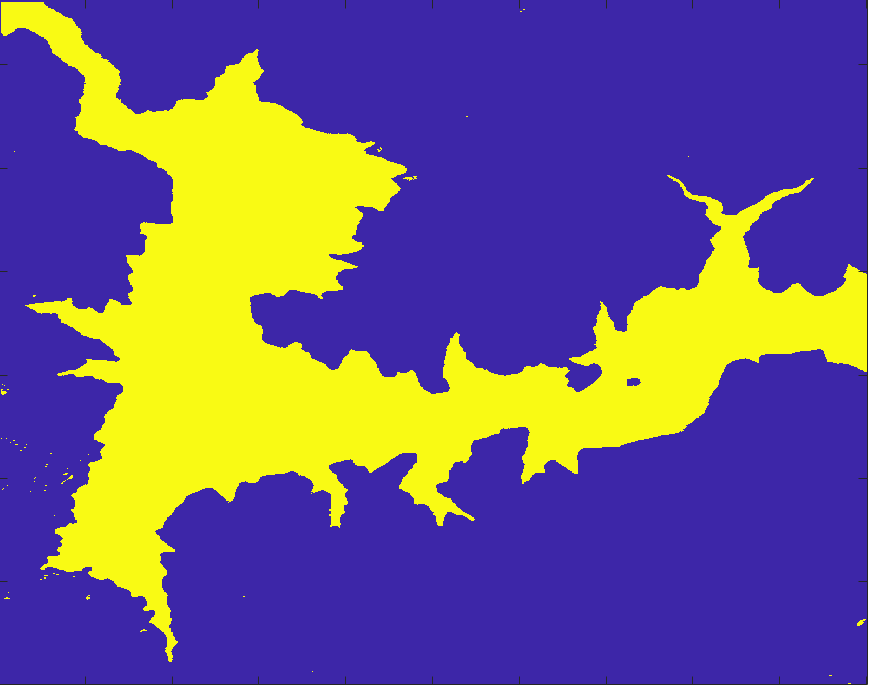
%> input picture toolbox_fast_marching/data/atazar_open.png, 869 x 685 px
$ octave test_fast_marching_2d_original.m   (GNU Octave 9; MATLAB toolbox functions it lacks are replaced by stand-ins)
%> lines starting %> are read from the running program, lines starting %| are printed output that depends on the picture
### toolbox_fast_marching/FMdist.m
function D= FMdist(W);
W = rescale( double(W) );
[row,col]=find(W<0.5);
start_points=[row,col]';
options.nb_iter_max = Inf;
options.Tmax = sum(size(W));
%disp('Performing front propagation.');
[D,S] = perform_fast_marching_2d(W, start_points, options);
D = rescale( double(D) );

### toolbox_fast_marching/perform_fast_marching_2d.m
function [D,S] = perform_fast_marching_2d(W, start_points, options, H)

% perform_fast_marching_2d - launch the Fast Marching algorithm.
%
%   [D,S] = perform_fast_marching_2d(W, start_points, options, H)
%
%   'W' is the weight matrix (the highest, the slowest the front will move).
%   'start_points' is a 2 x k array, start_points(:,i) is the ith starting point .
%
%   Optional:
%   - You can provide special conditions for stop in options :
%       'options.end_points' : stop when these points are reached
%       'options.nb_iter_max' : stop when a given number of iterations is
%          reached.
%   - You can provide an heuristic (typically that try to guess the distance
%       that remains from a given node to a given target).
%       This is an array of same size as W.
%
%   Copyright (c) 2004 Gabriel Peyr�


if nargin<3
    options.null = 0;
end

if isfield(options,'end_points')
    end_points = options.end_points;
else
    end_points = [];
end

if isfield(options,'verbose')
    verbose = options.verbose;
else
    verbose = 1;
end

if isfield(options,'nb_iter_max')
    nb_iter_max = options.nb_iter_max;
else
    nb_iter_max = Inf;
end

nb_iter_max = min(nb_iter_max, 1.2*max(size(W))^2);


% use fast C-coded version if possible
if exist('perform_front_propagation_2d')~=0
    if nargin<4
        [D,S] = perform_front_propagation_2d(W,start_points-1,end_points-1,nb_iter_max);
    else
        [D,S] = perform_front_propagation_2d(W,start_points-1,end_points-1,nb_iter_max, H);
    end
else
    if nargin<4
        [D,S] = perform_front_propagation_2d_slow(W,start_points,end_points,nb_iter_max);
    else
        [D,S] = perform_front_propagation_2d_slow(W,start_points,end_points,nb_iter_max, H);
    end
end

% replace C 'Inf' value (1e9) by Matlab Inf value.
I = find( D>10000 );
D(I) = Inf;

### toolbox_fast_marching/tests/test_fast_marching_2d_original.m
% test for fast marching
%
%
%
% %n = 200;
% %map_name = 'data/cavern.png';
% %map_name = 'data/mountain.png';
%
% map_name = 'data/room.png';
% %map_name = 'constant-map.png';
 map_name = 'atazar_open.png';
 [Wo, cm] = imread(map_name);
%> Wo is the input picture: size 685x869x3 uint8; mean R, G, B 111, 94.4, 128.5
%> cm = []
 Wo=Wo(:,:,1);
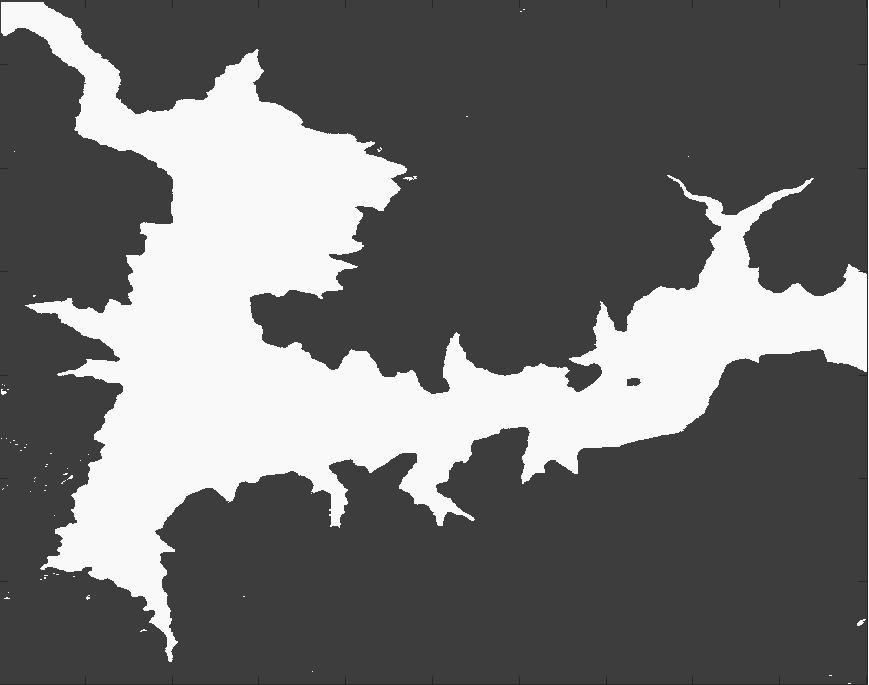
%> Wo: size 685x869 uint8; min 38, max 255, mean 111
% [4 lines of commented-out code are left out]
W=(double(rescale(FMdist(Wo)))).^0.5;
%> in FMdist, `W = rescale( double(W) );`:
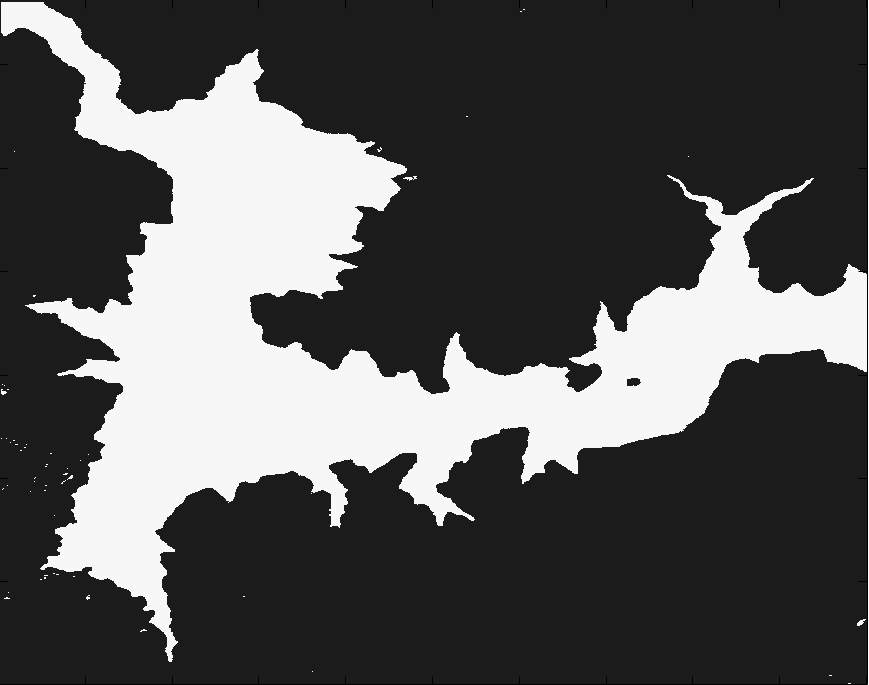
%> W: size 685x869 double; min 0, max 1, mean 0.336
%> in FMdist, `[row,col]=find(W<0.5);`: row = 436864 values from 1 to 685; col = 436864 values from 1 to 868
%> the run ends on the next line
